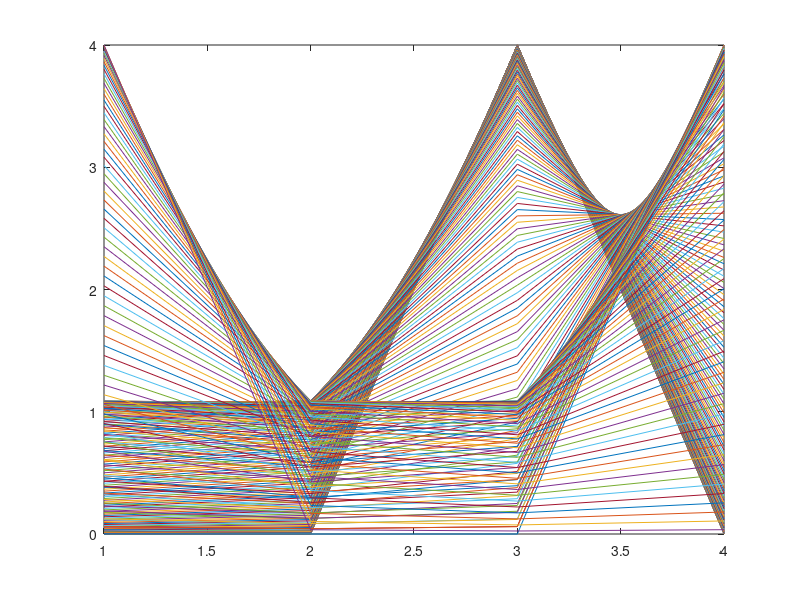

The MATLAB source for this figure: (Note: this script raises an error after producing the figure.)
close all; clearvars; clc;

%%
gridElements = 400;
numElements = 4;

thetaGrid = linspace(0,pi,gridElements);
v = [];
for i = 1:numel(thetaGrid)
    v = [v exp(-1j*pi*(0:numElements-1)'*cos(thetaGrid(i)))];
end

plot(abs(fft(v(:,001:200))))


%%
mu = 50;
k = 4;
sigma = 5;
M = mu + sigma*randn(1000,k);
c = 0;
R = ones(k)*c+eye(k)*(1-c);
L = chol(R);
M = M*L;
corr(M)

%%
N = 1000; % number of samples
M = 4; % number of array elements (lamda/2 spacing)
theta = deg2rad([0 30 150]'); % direction of arrival of signals
rho = 1; % correlation
snr = inf; % snr
k = length(theta);
Y = siggen(N, M, theta, rho, snr);
